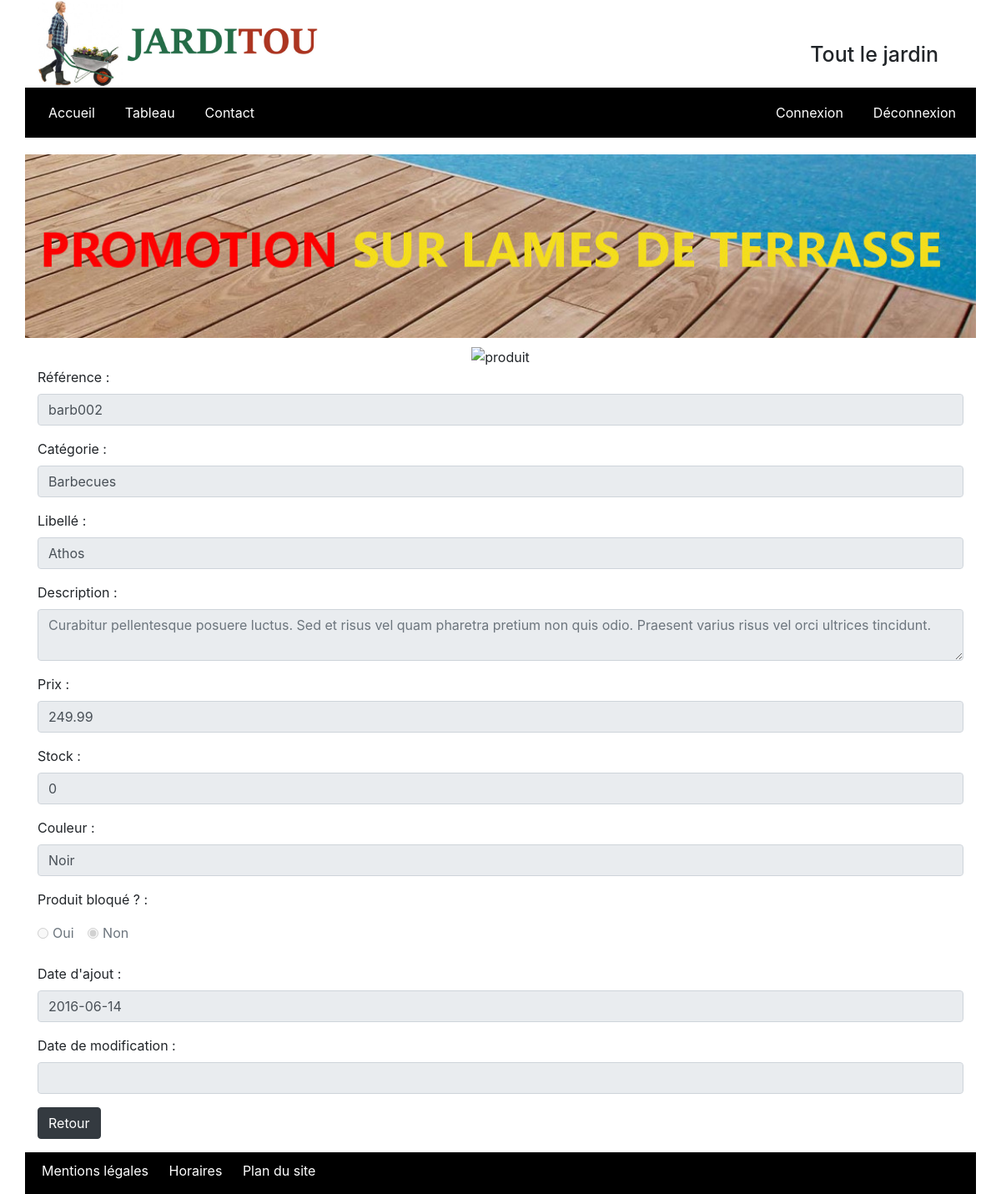
Screenshot of /Jarditou_php/Jarditou_php/view/detail.php?pro_id=8 with the database file from the repository.
### tables this page shows
CREATE TABLE IF NOT EXISTS `produits` (
  `pro_id` int(10) UNSIGNED NOT NULL AUTO_INCREMENT COMMENT 'Clé de la table produits',
  `pro_cat_id` int(10) UNSIGNED NOT NULL COMMENT 'Catégorie du produit',
  `pro_ref` varchar(10) NOT NULL COMMENT 'Référence produit',
  `pro_libelle` varchar(200) NOT NULL COMMENT 'Nom du produit',
  `pro_description` varchar(1000) DEFAULT NULL COMMENT 'Description du produit',
  `pro_prix` decimal(6,2) UNSIGNED NOT NULL COMMENT 'Prix ',
  `pro_stock` int(11) NOT NULL DEFAULT '0' COMMENT 'Nombre d''unités en stock',
  `pro_couleur` varchar(30) DEFAULT NULL COMMENT 'Couleur',
  `pro_photo` varchar(4) DEFAULT 'jpg' COMMENT 'Extension de la photo',
  `pro_d_ajout` date NOT NULL COMMENT 'Date d''ajout',
  `pro_d_modif` datetime DEFAULT NULL COMMENT 'Date de modification',
  `pro_bloque` tinyint(1) DEFAULT NULL COMMENT 'Bloquer le produit à la vente',
  PRIMARY KEY (`pro_id`),
  UNIQUE KEY `idx_pro_ref` (`pro_ref`),
  KEY `fk_produits_cat_id` (`pro_cat_id`)
);

CREATE TABLE IF NOT EXISTS `categories` (
  `cat_id` int(10) UNSIGNED NOT NULL AUTO_INCREMENT COMMENT 'Clé de la table catégorie',
  `cat_nom` varchar(200) NOT NULL COMMENT 'Nom de la catégorie',
  `cat_parent` int(10) UNSIGNED DEFAULT NULL COMMENT 'Catégorie parente',
  PRIMARY KEY (`cat_id`),
  KEY `fk_categories_cat_parent` (`cat_parent`)
);

### Jarditou_php/Jarditou_php/view/detail.php (the view, shortened to what this page needs)
<?php
include("entete.php");
$db = connexionBase();
$pro_id = $_GET["pro_id"];
$requete = "SELECT * FROM produits INNER JOIN categories ON categories.cat_id = produits.pro_cat_id WHERE pro_id=".$pro_id;
$result = $db->query($requete);
$produit = $result->fetch(PDO::FETCH_OBJ);
?>
<div class="row">
<form class="col-lg-12" action="php/produits_ajout_script.php" method="post">
<div class="text-center">
<img src="images/jarditou_photos/<?=$produit->pro_photo?>" width="300" alt="produit">
</div>
<div class="form-group">
    <label for="référence">Référence :</label>
    <input type="text" class="form-control" name="reference" value ="<?=$produit->pro_ref?>" id="reference" readonly>
</div>
<div class="form-group">
    <label for="categorie">Catégorie :</label>
    <input type="text" class="form-control" name="categorie" value ="<?=$produit->cat_nom?>" id="categorie" readonly>
</div>
<div class="form-group">
    <label for="libellé">Libellé :</label>
    <input type="text" class="form-control" name="libelle" value ="<?=$produit->pro_libelle?>" id="libelle" readonly>
</div>
<div class="form-group">
    <label for="description">Description :</label>
    <textarea class="form-control" name="description" value placeholder ="<?=$produit->pro_description?>" id="description" readonly></textarea>
</div>
<div class="form-group">
    <label for="prix">Prix :</label>
    <input type="text" class="form-control" name="prix" value ="<?=$produit->pro_prix?>" id="prix" readonly>
</div>
<div class="form-group">
    <label for="stock">Stock :</label>
    <input type="text" class="form-control" name="stock" value ="<?=$produit->pro_stock?>" id="stock" readonly>
</div>
<div class="form-group">
    <label for="couleur">Couleur :</label>
    <input type="text" class="form-control" name="couleur" value ="<?=$produit->pro_couleur?>" id="couleur" readonly>
</div>
<p>Produit bloqué ? :</p>
<div class="form-check form-check-inline">
  <input type="radio" class="form-check-input" value ="<?=$produit->pro_bloque?>" id="bloque_oui" name="bloque" disabled <?php if ($produit->pro_bloque == 1) { echo "checked"; } ?>>
  <label class="form-check-label" for="bloque">Oui</label>
</div>
<div class="form-check form-check-inline">
  <input type="radio" class="form-check-input" value ="<?=$produit->pro_bloque?>" id="bloque_non" name="bloque" disabled <?php if (is_null($produit->pro_bloque)) { echo "checked"; } ?>>
  <label class="form-check-label" for="bloque">Non</label>
</div>
</div><br>
<div class="form-group">
    <label for="ajout">Date d'ajout :</label>
    <input type="text" class="form-control" name="ajout" value ="<?=$produit->pro_d_ajout?>" id="ajout" readonly>
</div>
<div class="form-group">
    <label for="modif">Date de modification :</label>
    <input type="text" class="form-control" name="modif" value ="<?=$produit->pro_d_modif?>" id="modif" readonly>
</div>
<div class="form-group">
    <a href="tableau.php" class="btn btn-dark m-0">Retour</a>
</div>
<?php
include("pieddepage.php");
?>

### Jarditou_php/Jarditou_php/view/assets/css/style.css (style rules this page uses)
html { -webkit-box-sizing: border-box; box-sizing: border-box; }
a { color: white; margin-left: 20px; }

### rows the page displays
produits: reference "barb002", categorie "Barbecues", libelle "Athos", description "Curabitur pellentesque posuere luctus. Sed et risus vel quam pharetra pretium non quis odio. Praesent varius risus vel orci ultrices tincidunt.", prix "249.99", stock "0", couleur "Noir", pro_bloque "☑", ajout "2016-06-14"
